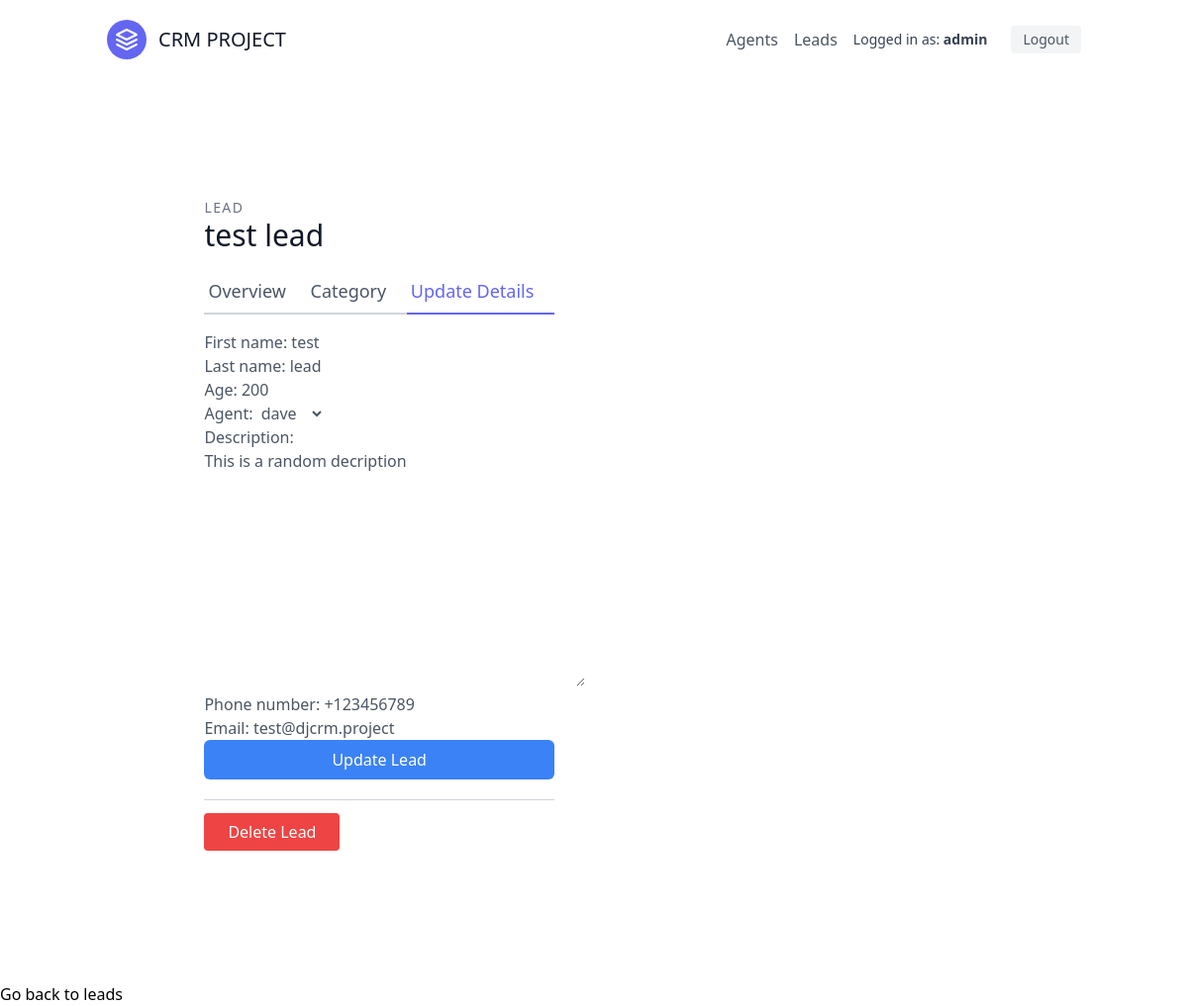
Page /leads/2/update (signed in) on the earlier database version.
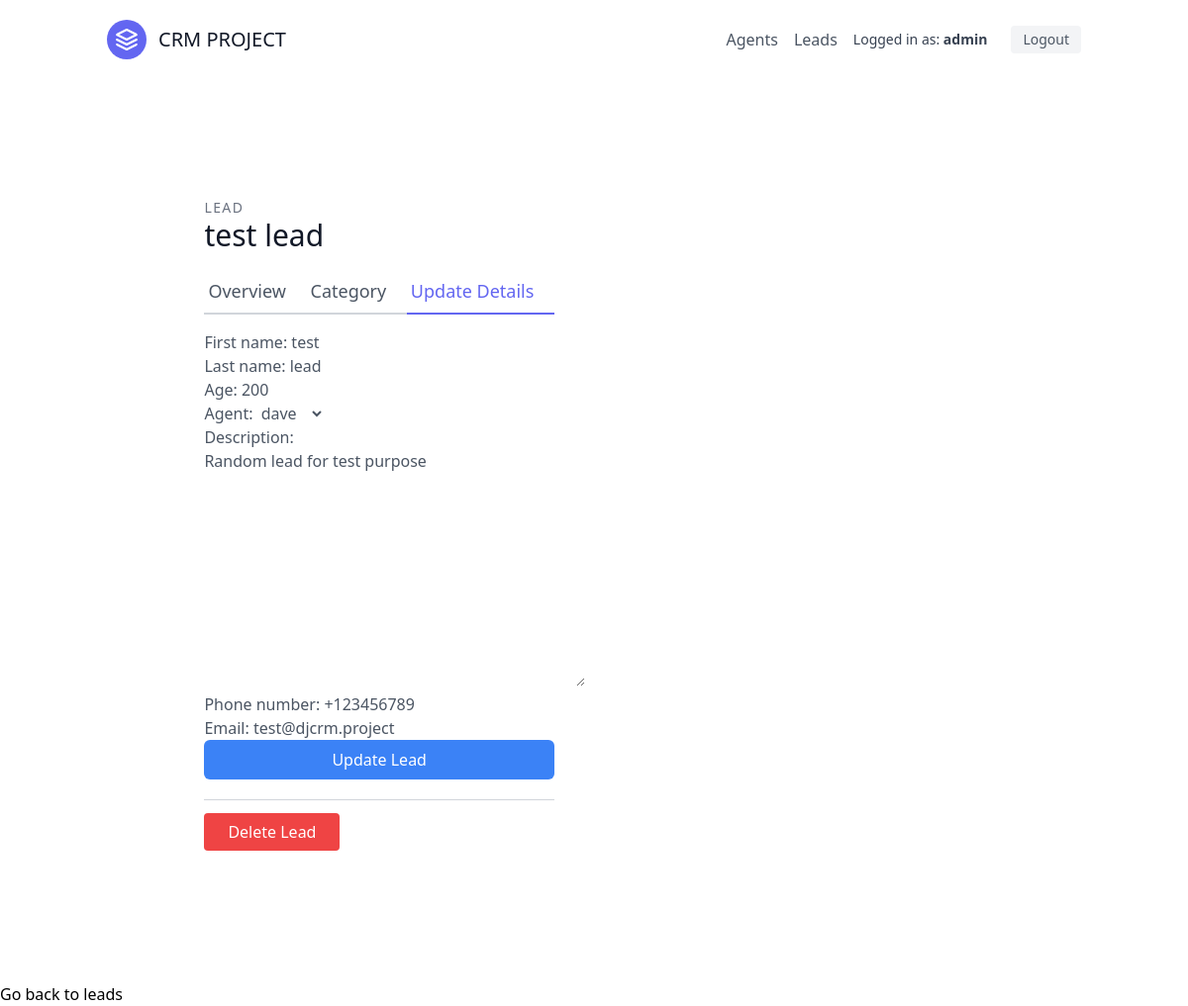
Same page on the later database version.
### leads/models.py (models this page shows, shortened)
class Lead(models.Model):
    first_name = models.CharField(max_length=20)
    last_name = models.CharField(max_length=20)
    age = models.IntegerField(default=0)
    organisation = models.ForeignKey(UserProfile, null=True, blank=True, on_delete=models.CASCADE)
    agent = models.ForeignKey('Agent', null=True, blank=True, on_delete=models.SET_NULL)
    category = models.ForeignKey('Category', related_name="leads", null=True, blank=True, on_delete=models.SET_NULL)
    description = models.TextField()
    date_added = models.DateTimeField(auto_now_add=True)
    phone_number = models.CharField(max_length=20)
    email = models.EmailField()

### leads/views.py (the view, shortened to what this page needs)
# urls.py: path('<int:pk>/update', views.LeadUpdateView.as_view(), name='lead-update'),
class LeadUpdateView(OrganisorAndLoginRequiredMixin, UpdateView):
    template_name = "leads/lead_update.html"
    form_class = LeadModelForm
    def get_queryset(self):
        user = self.request.user
        return Lead.objects.filter(organisation=user.userprofile)

### leads/forms.py
class LeadModelForm(forms.ModelForm):
    class Meta:
        model = Lead
        fields = (
            'first_name',
            'last_name',
            'age',
            'agent',
            'description',
            'phone_number',
            'email'
            )

### agents/mixins.py (called while the page is built)
    def dispatch(self, request, *args, **kwargs):
        if not request.user.is_authenticated or not request.user.is_organisor:
            return redirect("leads:lead-list")
        return super().dispatch(request, *args, **kwargs)

### leads/models.py (called while the page is built)
    def __str__(self):
        return self.user.username #.email

### leads/templates/leads/lead_update.html (shortened to what this page needs)
{% extends "base.html" %}
{% load tailwind_filters %}
{% block content %}
<section class="text-gray-600 body-font overflow-hidden">
    <div class="container px-5 py-24 mx-auto">
      <div class="lg:w-4/5 mx-auto flex flex-wrap">
        <div class="lg:w-1/2 w-full lg:pr-10 lg:py-6 mb-6 lg:mb-0">
          <h2 class="text-sm title-font text-gray-500 tracking-widest">LEAD</h2>
          <h1 class="text-gray-900 text-3xl title-font font-medium mb-4">{{ lead.first_name }} {{ lead.last_name }}</h1>
          <div class="flex mb-4">
            <a href="{% url 'leads:lead-detail' lead.pk %}" class="flex-grow border-b-2 border-gray-300 py-2 text-lg px-1">
                Overview
            </a>
            <a href="{% url "leads:lead-category-update" lead.pk %}" class="flex-grow border-b-2 border-gray-300 py-2 text-lg px-1">
              Category
            </a>
            <a href="{% url 'leads:lead-update' lead.pk %}" class="flex-grow text-indigo-500 border-b-2 border-indigo-500 py-2 text-lg px-1">
                Update Details
            </a>
          </div>
          <form method='post'>
            {{ form | crispy }}
            <button type='submit' class="w-full bg-blue-500 hover:bg-blue-600 px-3 py-2 rounded-md text-white">
                Update Lead
            </button>
          </form>
          <div class="mt-5 py-5 border-t border-gray-300">
            <a href="{% url 'leads:lead-delete' lead.pk %}" class="w-1/2 mt-3 text-white bg-red-500 border-0 py-2 px-6 focus:outline-none hover:bg-red-600 rounded">
              Delete Lead
            </a>
          </div>
        </div>
      </div>
    </div>
</section>
    <a href='{% url 'leads:lead-list' %}'>Go back to leads</a>
{% endblock content %}

Differences in the rows shown:
changed Lead "test": description "This is a random decription" → "Random lead for test purpose"
